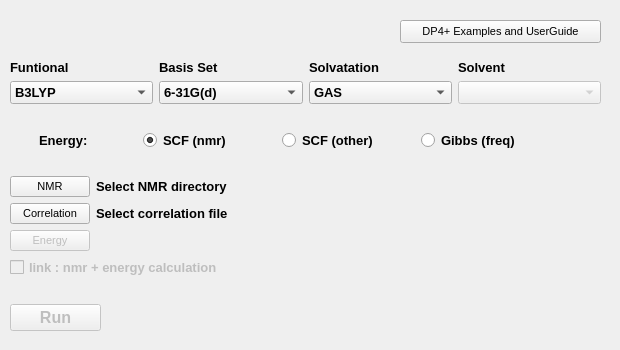
<?xml version="1.0" encoding="UTF-8"?>
<ui version="4.0">
 <class>Form</class>
 <widget class="QWidget" name="Form">
  <property name="geometry">
   <rect>
    <x>0</x>
    <y>0</y>
    <width>620</width>
    <height>350</height>
   </rect>
  </property>
  <property name="font">
   <font>
    <pointsize>10</pointsize>
    <weight>75</weight>
    <bold>true</bold>
   </font>
  </property>
  <property name="windowTitle">
   <string>Form</string>
  </property>
  <widget class="QWidget" name="layoutWidget">
   <property name="geometry">
    <rect>
     <x>10</x>
     <y>60</y>
     <width>591</width>
     <height>271</height>
    </rect>
   </property>
   <layout class="QVBoxLayout" name="verticalLayout_4">
    <item>
     <layout class="QGridLayout" name="gridLayout">
      <item row="1" column="3">
       <widget class="QComboBox" name="solv1">
        <item>
         <property name="text">
          <string>GAS</string>
         </property>
        </item>
        <item>
         <property name="text">
          <string>PCM</string>
         </property>
        </item>
       </widget>
      </item>
      <item row="0" column="4">
       <widget class="QLabel" name="label_6">
        <property name="text">
         <string>Solvent</string>
        </property>
       </widget>
      </item>
      <item row="0" column="3">
       <widget class="QLabel" name="label_5">
        <property name="text">
         <string>Solvatation</string>
        </property>
       </widget>
      </item>
      <item row="1" column="1">
       <widget class="QComboBox" name="func1">
        <property name="enabled">
         <bool>true</bool>
        </property>
        <item>
         <property name="text">
          <string>B3LYP</string>
         </property>
        </item>
        <item>
         <property name="text">
          <string>mPW1PW91</string>
         </property>
        </item>
       </widget>
      </item>
      <item row="1" column="2">
       <widget class="QComboBox" name="basis1">
        <property name="insertPolicy">
         <enum>QComboBox::InsertAtBottom</enum>
        </property>
        <property name="duplicatesEnabled">
         <bool>false</bool>
        </property>
        <property name="frame">
         <bool>true</bool>
        </property>
        <item>
         <property name="text">
          <string>6-31G(d)</string>
         </property>
        </item>
        <item>
         <property name="text">
          <string>6-31G(d,p)</string>
         </property>
        </item>
        <item>
         <property name="text">
          <string>6-31+G(d,p)</string>
         </property>
        </item>
        <item>
         <property name="text">
          <string>6-311G(d)</string>
         </property>
        </item>
        <item>
         <property name="text">
          <string>6-311G(d,p)</string>
         </property>
        </item>
        <item>
         <property name="text">
          <string>6-311+G(d,p)</string>
         </property>
        </item>
       </widget>
      </item>
      <item row="1" column="4">
       <widget class="QComboBox" name="solvent1">
        <property name="enabled">
         <bool>false</bool>
        </property>
        <item>
         <property name="text">
          <string/>
         </property>
        </item>
        <item>
         <property name="text">
          <string>CHCl3</string>
         </property>
        </item>
        <item>
         <property name="text">
          <string>CH2Cl2</string>
         </property>
        </item>
        <item>
         <property name="text">
          <string>CCl4</string>
         </property>
        </item>
        <item>
         <property name="text">
          <string>H2O</string>
         </property>
        </item>
        <item>
         <property name="text">
          <string>MeOH</string>
         </property>
        </item>
        <item>
         <property name="text">
          <string>MeCN</string>
         </property>
        </item>
        <item>
         <property name="text">
          <string>DMSO</string>
         </property>
        </item>
        <item>
         <property name="text">
          <string>THF</string>
         </property>
        </item>
        <item>
         <property name="text">
          <string>Pyridine</string>
         </property>
        </item>
        <item>
         <property name="text">
          <string>Acetone</string>
         </property>
        </item>
        <item>
         <property name="text">
          <string>Benzene</string>
         </property>
        </item>
        <item>
         <property name="text">
          <string>Other</string>
         </property>
        </item>
       </widget>
      </item>
      <item row="0" column="1">
       <widget class="QLabel" name="label_3">
        <property name="text">
         <string>Funtional</string>
        </property>
       </widget>
      </item>
      <item row="0" column="2">
       <widget class="QLabel" name="label_4">
        <property name="text">
         <string>Basis Set</string>
        </property>
       </widget>
      </item>
     </layout>
    </item>
    <item>
     <spacer name="verticalSpacer_3">
      <property name="orientation">
       <enum>Qt::Vertical</enum>
      </property>
      <property name="sizeHint" stdset="0">
       <size>
        <width>20</width>
        <height>40</height>
       </size>
      </property>
     </spacer>
    </item>
    <item>
     <layout class="QHBoxLayout" name="horizontalLayout_2">
      <property name="spacing">
       <number>0</number>
      </property>
      <property name="sizeConstraint">
       <enum>QLayout::SetMinAndMaxSize</enum>
      </property>
      <item>
       <widget class="QLabel" name="label_15">
        <property name="sizePolicy">
         <sizepolicy hsizetype="Fixed" vsizetype="Preferred">
          <horstretch>0</horstretch>
          <verstretch>0</verstretch>
         </sizepolicy>
        </property>
        <property name="minimumSize">
         <size>
          <width>75</width>
          <height>0</height>
         </size>
        </property>
        <property name="text">
         <string>Energy:</string>
        </property>
       </widget>
      </item>
      <item>
       <widget class="QRadioButton" name="SCF_NMR1">
        <property name="sizePolicy">
         <sizepolicy hsizetype="Maximum" vsizetype="Fixed">
          <horstretch>0</horstretch>
          <verstretch>0</verstretch>
         </sizepolicy>
        </property>
        <property name="minimumSize">
         <size>
          <width>110</width>
          <height>0</height>
         </size>
        </property>
        <property name="text">
         <string>SCF (nmr)</string>
        </property>
        <property name="checkable">
         <bool>true</bool>
        </property>
        <property name="checked">
         <bool>true</bool>
        </property>
        <property name="autoExclusive">
         <bool>true</bool>
        </property>
       </widget>
      </item>
      <item>
       <widget class="QRadioButton" name="SCF_Energy1">
        <property name="sizePolicy">
         <sizepolicy hsizetype="Maximum" vsizetype="Fixed">
          <horstretch>0</horstretch>
          <verstretch>0</verstretch>
         </sizepolicy>
        </property>
        <property name="minimumSize">
         <size>
          <width>110</width>
          <height>0</height>
         </size>
        </property>
        <property name="text">
         <string>SCF (other)</string>
        </property>
       </widget>
      </item>
      <item>
       <widget class="QRadioButton" name="Gibbs1">
        <property name="enabled">
         <bool>true</bool>
        </property>
        <property name="sizePolicy">
         <sizepolicy hsizetype="Maximum" vsizetype="Fixed">
          <horstretch>0</horstretch>
          <verstretch>0</verstretch>
         </sizepolicy>
        </property>
        <property name="minimumSize">
         <size>
          <width>110</width>
          <height>0</height>
         </size>
        </property>
        <property name="text">
         <string>Gibbs (freq)</string>
        </property>
       </widget>
      </item>
      <item>
       <spacer name="horizontalSpacer_4">
        <property name="orientation">
         <enum>Qt::Horizontal</enum>
        </property>
        <property name="sizeType">
         <enum>QSizePolicy::Minimum</enum>
        </property>
        <property name="sizeHint" stdset="0">
         <size>
          <width>40</width>
          <height>20</height>
         </size>
        </property>
       </spacer>
      </item>
     </layout>
    </item>
    <item>
     <spacer name="verticalSpacer">
      <property name="orientation">
       <enum>Qt::Vertical</enum>
      </property>
      <property name="sizeHint" stdset="0">
       <size>
        <width>20</width>
        <height>40</height>
       </size>
      </property>
     </spacer>
    </item>
    <item>
     <layout class="QFormLayout" name="formLayout_2">
      <item row="0" column="0">
       <widget class="QPushButton" name="dir1">
        <property name="font">
         <font>
          <pointsize>8</pointsize>
          <weight>50</weight>
          <italic>false</italic>
          <bold>false</bold>
          <kerning>true</kerning>
         </font>
        </property>
        <property name="text">
         <string>NMR</string>
        </property>
        <property name="autoDefault">
         <bool>false</bool>
        </property>
        <property name="flat">
         <bool>false</bool>
        </property>
       </widget>
      </item>
      <item row="0" column="1">
       <widget class="QLabel" name="dir_lab1">
        <property name="text">
         <string>Select NMR directory</string>
        </property>
       </widget>
      </item>
      <item row="1" column="0">
       <widget class="QPushButton" name="xls1">
        <property name="font">
         <font>
          <pointsize>8</pointsize>
          <weight>50</weight>
          <italic>false</italic>
          <bold>false</bold>
          <kerning>true</kerning>
         </font>
        </property>
        <property name="text">
         <string>Correlation</string>
        </property>
       </widget>
      </item>
      <item row="1" column="1">
       <widget class="QLabel" name="xls_lab1">
        <property name="text">
         <string>Select correlation file</string>
        </property>
       </widget>
      </item>
      <item row="2" column="0">
       <widget class="QPushButton" name="energy1">
        <property name="enabled">
         <bool>false</bool>
        </property>
        <property name="font">
         <font>
          <pointsize>8</pointsize>
          <weight>50</weight>
          <italic>false</italic>
          <bold>false</bold>
          <kerning>true</kerning>
         </font>
        </property>
        <property name="text">
         <string>Energy</string>
        </property>
       </widget>
      </item>
      <item row="2" column="1">
       <widget class="QLabel" name="energy_lab1">
        <property name="text">
         <string/>
        </property>
       </widget>
      </item>
      <item row="3" column="0" colspan="2">
       <widget class="QCheckBox" name="link1_checkBox">
        <property name="enabled">
         <bool>false</bool>
        </property>
        <property name="text">
         <string>link : nmr + energy calculation</string>
        </property>
       </widget>
      </item>
     </layout>
    </item>
    <item>
     <spacer name="verticalSpacer_2">
      <property name="orientation">
       <enum>Qt::Vertical</enum>
      </property>
      <property name="sizeHint" stdset="0">
       <size>
        <width>20</width>
        <height>40</height>
       </size>
      </property>
     </spacer>
    </item>
    <item>
     <widget class="QPushButton" name="run1">
      <property name="enabled">
       <bool>false</bool>
      </property>
      <property name="maximumSize">
       <size>
        <width>91</width>
        <height>27</height>
       </size>
      </property>
      <property name="font">
       <font>
        <pointsize>12</pointsize>
        <weight>75</weight>
        <italic>false</italic>
        <bold>true</bold>
        <kerning>true</kerning>
       </font>
      </property>
      <property name="text">
       <string>Run</string>
      </property>
     </widget>
    </item>
   </layout>
  </widget>
  <widget class="QPushButton" name="examp_UG1">
   <property name="geometry">
    <rect>
     <x>400</x>
     <y>20</y>
     <width>201</width>
     <height>23</height>
    </rect>
   </property>
   <property name="font">
    <font>
     <pointsize>8</pointsize>
     <weight>50</weight>
     <italic>false</italic>
     <bold>false</bold>
     <kerning>true</kerning>
    </font>
   </property>
   <property name="text">
    <string>DP4+ Examples and UserGuide</string>
   </property>
  </widget>
 </widget>
 <resources/>
 <connections/>
</ui>
